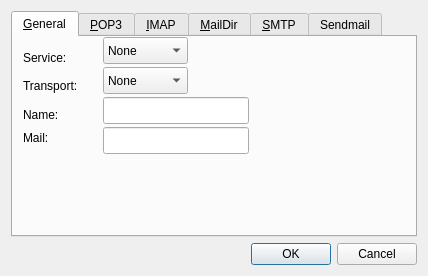
<?xml version="1.0" encoding="UTF-8"?>
<ui version="4.0">
 <class>ConfigDialog</class>
 <widget class="QDialog" name="ConfigDialog">
  <property name="geometry">
   <rect>
    <x>0</x>
    <y>0</y>
    <width>428</width>
    <height>276</height>
   </rect>
  </property>
  <property name="windowTitle">
   <string>QMailClient - Settings</string>
  </property>
  <layout class="QVBoxLayout">
   <item>
    <widget class="QTabWidget" name="tabWidget">
     <property name="currentIndex">
      <number>0</number>
     </property>
     <widget class="QWidget" name="tabGeneral">
      <attribute name="title">
       <string>&amp;General</string>
      </attribute>
      <widget class="QLabel" name="lName">
       <property name="geometry">
        <rect>
         <x>10</x>
         <y>70</y>
         <width>51</width>
         <height>16</height>
        </rect>
       </property>
       <property name="contextMenuPolicy">
        <enum>Qt::NoContextMenu</enum>
       </property>
       <property name="text">
        <string>Name:</string>
       </property>
      </widget>
      <widget class="QLineEdit" name="leName">
       <property name="geometry">
        <rect>
         <x>90</x>
         <y>60</y>
         <width>146</width>
         <height>27</height>
        </rect>
       </property>
      </widget>
      <widget class="QLabel" name="lMail">
       <property name="geometry">
        <rect>
         <x>10</x>
         <y>90</y>
         <width>61</width>
         <height>21</height>
        </rect>
       </property>
       <property name="contextMenuPolicy">
        <enum>Qt::NoContextMenu</enum>
       </property>
       <property name="text">
        <string>Mail:</string>
       </property>
      </widget>
      <widget class="QLineEdit" name="leMail">
       <property name="geometry">
        <rect>
         <x>90</x>
         <y>90</y>
         <width>146</width>
         <height>27</height>
        </rect>
       </property>
      </widget>
      <widget class="QComboBox" name="cbService">
       <property name="geometry">
        <rect>
         <x>90</x>
         <y>0</y>
         <width>85</width>
         <height>27</height>
        </rect>
       </property>
       <item>
        <property name="text">
         <string>None</string>
        </property>
       </item>
       <item>
        <property name="text">
         <string>POP3</string>
        </property>
       </item>
       <item>
        <property name="text">
         <string>IMAP</string>
        </property>
       </item>
       <item>
        <property name="text">
         <string>MailDir</string>
        </property>
       </item>
      </widget>
      <widget class="QLabel" name="lService">
       <property name="geometry">
        <rect>
         <x>10</x>
         <y>10</y>
         <width>66</width>
         <height>21</height>
        </rect>
       </property>
       <property name="text">
        <string>Service:</string>
       </property>
      </widget>
      <widget class="QComboBox" name="cbTransport">
       <property name="geometry">
        <rect>
         <x>90</x>
         <y>30</y>
         <width>85</width>
         <height>27</height>
        </rect>
       </property>
       <item>
        <property name="text">
         <string>None</string>
        </property>
       </item>
       <item>
        <property name="text">
         <string>SMTP</string>
        </property>
       </item>
       <item>
        <property name="text">
         <string>Sendmail</string>
        </property>
       </item>
      </widget>
      <widget class="QLabel" name="lTransport">
       <property name="geometry">
        <rect>
         <x>10</x>
         <y>40</y>
         <width>66</width>
         <height>17</height>
        </rect>
       </property>
       <property name="text">
        <string>Transport:</string>
       </property>
      </widget>
     </widget>
     <widget class="QWidget" name="tabPOP3">
      <attribute name="title">
       <string>&amp;POP3</string>
      </attribute>
      <widget class="QLabel" name="lPOP3Login">
       <property name="geometry">
        <rect>
         <x>10</x>
         <y>80</y>
         <width>59</width>
         <height>16</height>
        </rect>
       </property>
       <property name="contextMenuPolicy">
        <enum>Qt::NoContextMenu</enum>
       </property>
       <property name="text">
        <string>Login:</string>
       </property>
      </widget>
      <widget class="QLineEdit" name="lePOP3Login">
       <property name="geometry">
        <rect>
         <x>90</x>
         <y>70</y>
         <width>146</width>
         <height>27</height>
        </rect>
       </property>
      </widget>
      <widget class="QLabel" name="lPOP3Password">
       <property name="geometry">
        <rect>
         <x>10</x>
         <y>110</y>
         <width>71</width>
         <height>16</height>
        </rect>
       </property>
       <property name="contextMenuPolicy">
        <enum>Qt::NoContextMenu</enum>
       </property>
       <property name="text">
        <string>Password:</string>
       </property>
      </widget>
      <widget class="QLineEdit" name="lePOP3Password">
       <property name="geometry">
        <rect>
         <x>90</x>
         <y>100</y>
         <width>146</width>
         <height>27</height>
        </rect>
       </property>
      </widget>
      <widget class="QLabel" name="lPOP3Host">
       <property name="geometry">
        <rect>
         <x>10</x>
         <y>20</y>
         <width>71</width>
         <height>20</height>
        </rect>
       </property>
       <property name="contextMenuPolicy">
        <enum>Qt::NoContextMenu</enum>
       </property>
       <property name="text">
        <string>Host:</string>
       </property>
      </widget>
      <widget class="QSpinBox" name="sbPOP3Port">
       <property name="geometry">
        <rect>
         <x>90</x>
         <y>40</y>
         <width>67</width>
         <height>27</height>
        </rect>
       </property>
       <property name="minimum">
        <number>0</number>
       </property>
       <property name="maximum">
        <number>65535</number>
       </property>
       <property name="value">
        <number>110</number>
       </property>
      </widget>
      <widget class="QLabel" name="lPOP3Port">
       <property name="geometry">
        <rect>
         <x>10</x>
         <y>40</y>
         <width>34</width>
         <height>27</height>
        </rect>
       </property>
       <property name="text">
        <string>Port:</string>
       </property>
      </widget>
      <widget class="QLabel" name="lPOP3Crypto">
       <property name="geometry">
        <rect>
         <x>10</x>
         <y>140</y>
         <width>66</width>
         <height>17</height>
        </rect>
       </property>
       <property name="text">
        <string>Crypto:</string>
       </property>
      </widget>
      <widget class="QComboBox" name="cbPOP3Crypto">
       <property name="geometry">
        <rect>
         <x>90</x>
         <y>130</y>
         <width>151</width>
         <height>27</height>
        </rect>
       </property>
       <item>
        <property name="text">
         <string>None</string>
        </property>
       </item>
       <item>
        <property name="text">
         <string>SSL</string>
        </property>
       </item>
       <item>
        <property name="text">
         <string>TLS &gt; None</string>
        </property>
       </item>
       <item>
        <property name="text">
         <string>TLS</string>
        </property>
       </item>
      </widget>
      <widget class="QComboBox" name="cbPOP3Auth">
       <property name="geometry">
        <rect>
         <x>90</x>
         <y>160</y>
         <width>151</width>
         <height>27</height>
        </rect>
       </property>
       <item>
        <property name="text">
         <string>password</string>
        </property>
       </item>
       <item>
        <property name="text">
         <string>APOP &gt; password</string>
        </property>
       </item>
       <item>
        <property name="text">
         <string>APOP</string>
        </property>
       </item>
       <item>
        <property name="text">
         <string>SASL &gt; APOP &gt; password</string>
        </property>
       </item>
       <item>
        <property name="text">
         <string>SASL &gt; APOP</string>
        </property>
       </item>
       <item>
        <property name="text">
         <string>SASL</string>
        </property>
       </item>
      </widget>
      <widget class="QLabel" name="lPOP3Auth">
       <property name="geometry">
        <rect>
         <x>10</x>
         <y>170</y>
         <width>66</width>
         <height>17</height>
        </rect>
       </property>
       <property name="text">
        <string>Auth:</string>
       </property>
      </widget>
      <widget class="QLineEdit" name="lePOP3Host">
       <property name="geometry">
        <rect>
         <x>90</x>
         <y>10</y>
         <width>146</width>
         <height>27</height>
        </rect>
       </property>
      </widget>
     </widget>
     <widget class="QWidget" name="tabIMAP">
      <attribute name="title">
       <string>&amp;IMAP</string>
      </attribute>
      <widget class="QLineEdit" name="leIMAPPassword">
       <property name="geometry">
        <rect>
         <x>90</x>
         <y>100</y>
         <width>146</width>
         <height>27</height>
        </rect>
       </property>
      </widget>
      <widget class="QLabel" name="lIMAPLogin">
       <property name="geometry">
        <rect>
         <x>10</x>
         <y>80</y>
         <width>59</width>
         <height>16</height>
        </rect>
       </property>
       <property name="contextMenuPolicy">
        <enum>Qt::NoContextMenu</enum>
       </property>
       <property name="text">
        <string>Login:</string>
       </property>
      </widget>
      <widget class="QLabel" name="lIMAPAuth">
       <property name="geometry">
        <rect>
         <x>10</x>
         <y>170</y>
         <width>66</width>
         <height>17</height>
        </rect>
       </property>
       <property name="text">
        <string>Auth:</string>
       </property>
      </widget>
      <widget class="QLabel" name="lIMAPPassword">
       <property name="geometry">
        <rect>
         <x>10</x>
         <y>110</y>
         <width>71</width>
         <height>16</height>
        </rect>
       </property>
       <property name="contextMenuPolicy">
        <enum>Qt::NoContextMenu</enum>
       </property>
       <property name="text">
        <string>Password:</string>
       </property>
      </widget>
      <widget class="QLineEdit" name="leIMAPHost">
       <property name="geometry">
        <rect>
         <x>90</x>
         <y>10</y>
         <width>146</width>
         <height>27</height>
        </rect>
       </property>
      </widget>
      <widget class="QLabel" name="lIMAPCrypto">
       <property name="geometry">
        <rect>
         <x>10</x>
         <y>140</y>
         <width>66</width>
         <height>17</height>
        </rect>
       </property>
       <property name="text">
        <string>Crypto:</string>
       </property>
      </widget>
      <widget class="QLineEdit" name="leIMAPLogin">
       <property name="geometry">
        <rect>
         <x>90</x>
         <y>70</y>
         <width>146</width>
         <height>27</height>
        </rect>
       </property>
      </widget>
      <widget class="QLabel" name="lIMAPHost">
       <property name="geometry">
        <rect>
         <x>10</x>
         <y>20</y>
         <width>71</width>
         <height>20</height>
        </rect>
       </property>
       <property name="contextMenuPolicy">
        <enum>Qt::NoContextMenu</enum>
       </property>
       <property name="text">
        <string>Host:</string>
       </property>
      </widget>
      <widget class="QComboBox" name="cbIMAPAuth">
       <property name="geometry">
        <rect>
         <x>90</x>
         <y>160</y>
         <width>151</width>
         <height>27</height>
        </rect>
       </property>
       <item>
        <property name="text">
         <string>password</string>
        </property>
       </item>
       <item>
        <property name="text">
         <string>SASL &gt; password</string>
        </property>
       </item>
       <item>
        <property name="text">
         <string>SASL</string>
        </property>
       </item>
      </widget>
      <widget class="QLabel" name="lIMAPPort">
       <property name="geometry">
        <rect>
         <x>10</x>
         <y>40</y>
         <width>34</width>
         <height>27</height>
        </rect>
       </property>
       <property name="text">
        <string>Port:</string>
       </property>
      </widget>
      <widget class="QSpinBox" name="sbIMAPPort">
       <property name="geometry">
        <rect>
         <x>90</x>
         <y>40</y>
         <width>67</width>
         <height>27</height>
        </rect>
       </property>
       <property name="minimum">
        <number>0</number>
       </property>
       <property name="maximum">
        <number>65535</number>
       </property>
       <property name="value">
        <number>143</number>
       </property>
      </widget>
      <widget class="QComboBox" name="cbIMAPCrypto">
       <property name="geometry">
        <rect>
         <x>90</x>
         <y>130</y>
         <width>151</width>
         <height>27</height>
        </rect>
       </property>
       <item>
        <property name="text">
         <string>None</string>
        </property>
       </item>
       <item>
        <property name="text">
         <string>SSL</string>
        </property>
       </item>
       <item>
        <property name="text">
         <string>TLS &gt; None</string>
        </property>
       </item>
       <item>
        <property name="text">
         <string>TLS</string>
        </property>
       </item>
      </widget>
     </widget>
     <widget class="QWidget" name="tabMailDir">
      <attribute name="title">
       <string>&amp;MailDir</string>
      </attribute>
      <widget class="QLabel" name="lMailDirFolder">
       <property name="geometry">
        <rect>
         <x>10</x>
         <y>10</y>
         <width>129</width>
         <height>16</height>
        </rect>
       </property>
       <property name="contextMenuPolicy">
        <enum>Qt::NoContextMenu</enum>
       </property>
       <property name="text">
        <string>Maildir Folder:</string>
       </property>
      </widget>
      <widget class="QWidget" name="layoutWidget">
       <property name="geometry">
        <rect>
         <x>150</x>
         <y>0</y>
         <width>241</width>
         <height>30</height>
        </rect>
       </property>
       <layout class="QHBoxLayout" name="hlMailDirFolder">
        <item>
         <widget class="QLineEdit" name="leMailDirFolder"/>
        </item>
        <item>
         <widget class="QToolButton" name="tbMailDirFolder">
          <property name="text">
           <string>...</string>
          </property>
         </widget>
        </item>
       </layout>
      </widget>
     </widget>
     <widget class="QWidget" name="tabSMTP">
      <attribute name="title">
       <string>&amp;SMTP</string>
      </attribute>
      <widget class="QSpinBox" name="sbSMTPPort">
       <property name="geometry">
        <rect>
         <x>90</x>
         <y>40</y>
         <width>67</width>
         <height>27</height>
        </rect>
       </property>
       <property name="minimum">
        <number>0</number>
       </property>
       <property name="maximum">
        <number>65535</number>
       </property>
       <property name="value">
        <number>25</number>
       </property>
      </widget>
      <widget class="QLabel" name="lSMTPPassword">
       <property name="geometry">
        <rect>
         <x>10</x>
         <y>110</y>
         <width>71</width>
         <height>16</height>
        </rect>
       </property>
       <property name="contextMenuPolicy">
        <enum>Qt::NoContextMenu</enum>
       </property>
       <property name="text">
        <string>Password:</string>
       </property>
      </widget>
      <widget class="QComboBox" name="cbSMTPCrypto">
       <property name="geometry">
        <rect>
         <x>90</x>
         <y>130</y>
         <width>151</width>
         <height>27</height>
        </rect>
       </property>
       <item>
        <property name="text">
         <string>None</string>
        </property>
       </item>
       <item>
        <property name="text">
         <string>SSL</string>
        </property>
       </item>
       <item>
        <property name="text">
         <string>TLS &gt; None</string>
        </property>
       </item>
       <item>
        <property name="text">
         <string>TLS</string>
        </property>
       </item>
      </widget>
      <widget class="QLabel" name="lSMTPLogin">
       <property name="geometry">
        <rect>
         <x>10</x>
         <y>80</y>
         <width>59</width>
         <height>16</height>
        </rect>
       </property>
       <property name="contextMenuPolicy">
        <enum>Qt::NoContextMenu</enum>
       </property>
       <property name="text">
        <string>Login:</string>
       </property>
      </widget>
      <widget class="QLabel" name="lSMTPAuth">
       <property name="geometry">
        <rect>
         <x>10</x>
         <y>170</y>
         <width>66</width>
         <height>17</height>
        </rect>
       </property>
       <property name="text">
        <string>Auth:</string>
       </property>
      </widget>
      <widget class="QLabel" name="lSMTPHost">
       <property name="geometry">
        <rect>
         <x>10</x>
         <y>10</y>
         <width>71</width>
         <height>20</height>
        </rect>
       </property>
       <property name="contextMenuPolicy">
        <enum>Qt::NoContextMenu</enum>
       </property>
       <property name="text">
        <string>Host:</string>
       </property>
      </widget>
      <widget class="QLineEdit" name="leSMTPLogin">
       <property name="geometry">
        <rect>
         <x>90</x>
         <y>70</y>
         <width>146</width>
         <height>27</height>
        </rect>
       </property>
      </widget>
      <widget class="QComboBox" name="cbSMTPAuth">
       <property name="geometry">
        <rect>
         <x>90</x>
         <y>160</y>
         <width>151</width>
         <height>27</height>
        </rect>
       </property>
       <item>
        <property name="text">
         <string>None</string>
        </property>
       </item>
       <item>
        <property name="text">
         <string>password</string>
        </property>
       </item>
       <item>
        <property name="text">
         <string>SASL &gt; password</string>
        </property>
       </item>
       <item>
        <property name="text">
         <string>SASL</string>
        </property>
       </item>
      </widget>
      <widget class="QLineEdit" name="leSMTPHost">
       <property name="geometry">
        <rect>
         <x>90</x>
         <y>10</y>
         <width>146</width>
         <height>27</height>
        </rect>
       </property>
      </widget>
      <widget class="QLabel" name="lSMTPPort">
       <property name="geometry">
        <rect>
         <x>10</x>
         <y>40</y>
         <width>34</width>
         <height>27</height>
        </rect>
       </property>
       <property name="text">
        <string>Port:</string>
       </property>
      </widget>
      <widget class="QLabel" name="lSMTPCrypto">
       <property name="geometry">
        <rect>
         <x>10</x>
         <y>140</y>
         <width>66</width>
         <height>17</height>
        </rect>
       </property>
       <property name="text">
        <string>Crypto:</string>
       </property>
      </widget>
      <widget class="QLineEdit" name="leSMTPPassword">
       <property name="geometry">
        <rect>
         <x>90</x>
         <y>100</y>
         <width>146</width>
         <height>27</height>
        </rect>
       </property>
      </widget>
     </widget>
     <widget class="QWidget" name="tabSendmail">
      <attribute name="title">
       <string>Sendmail</string>
      </attribute>
      <widget class="QWidget" name="layoutWidget_2">
       <property name="geometry">
        <rect>
         <x>150</x>
         <y>10</y>
         <width>251</width>
         <height>30</height>
        </rect>
       </property>
       <layout class="QHBoxLayout" name="hlSendmailPath">
        <item>
         <widget class="QLineEdit" name="leSendmailPath"/>
        </item>
        <item>
         <widget class="QToolButton" name="tbSendmailPath">
          <property name="text">
           <string>...</string>
          </property>
         </widget>
        </item>
       </layout>
      </widget>
      <widget class="QLabel" name="lSendmailPath">
       <property name="geometry">
        <rect>
         <x>10</x>
         <y>20</y>
         <width>129</width>
         <height>16</height>
        </rect>
       </property>
       <property name="contextMenuPolicy">
        <enum>Qt::NoContextMenu</enum>
       </property>
       <property name="text">
        <string>Maildir Folder:</string>
       </property>
      </widget>
     </widget>
    </widget>
   </item>
   <item>
    <widget class="QDialogButtonBox" name="buttonBox">
     <property name="orientation">
      <enum>Qt::Horizontal</enum>
     </property>
     <property name="standardButtons">
      <set>QDialogButtonBox::Cancel|QDialogButtonBox::Ok</set>
     </property>
    </widget>
   </item>
  </layout>
 </widget>
 <resources/>
 <connections>
  <connection>
   <sender>buttonBox</sender>
   <signal>accepted()</signal>
   <receiver>ConfigDialog</receiver>
   <slot>accept()</slot>
   <hints>
    <hint type="sourcelabel">
     <x>248</x>
     <y>254</y>
    </hint>
    <hint type="destinationlabel">
     <x>157</x>
     <y>274</y>
    </hint>
   </hints>
  </connection>
  <connection>
   <sender>buttonBox</sender>
   <signal>rejected()</signal>
   <receiver>ConfigDialog</receiver>
   <slot>reject()</slot>
   <hints>
    <hint type="sourcelabel">
     <x>316</x>
     <y>260</y>
    </hint>
    <hint type="destinationlabel">
     <x>286</x>
     <y>274</y>
    </hint>
   </hints>
  </connection>
 </connections>
</ui>
